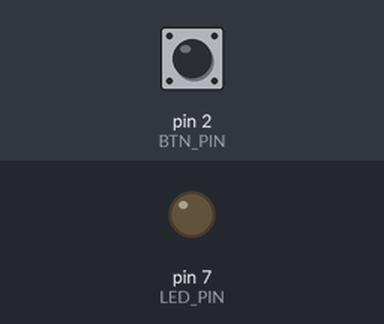
The sketch below on a simulated Arduino Uno, built with avr-gcc and run on an emulated ATmega328P. Parts: output pins drawn as LEDs (lit = HIGH). The test bench sets the inputs (shaded band); at power-on: pin 2 (BTN_PIN) LOW.

Above: at 1.2 s.
1.3 s: pin 2 (BTN_PIN) pulled HIGH for 0.15 s
At 1.37 s:
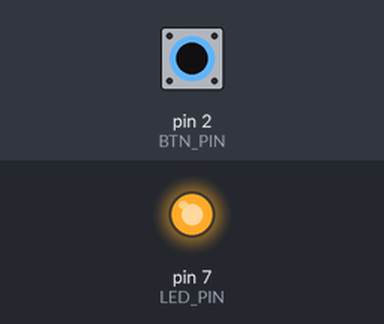
2.9 s: pin 2 (BTN_PIN) pulled HIGH for 3.2 s
At 7.4 s:
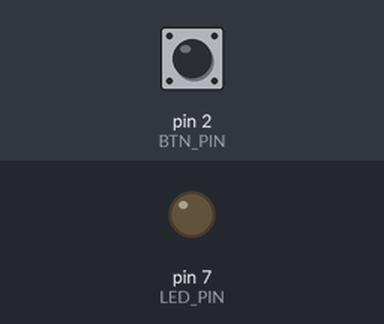
Timing chart, 0 to 8.9 s (numbered marks = the images above; inputs shaded):
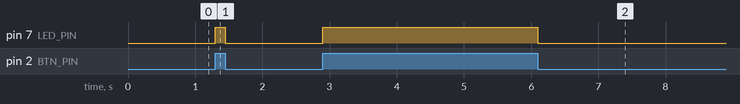

Measured:
- after the input at 1.3 s, pin 7 (LED_PIN): LOW → HIGH at once, → LOW 0.15 s later
- after the input at 2.9 s, pin 7 (LED_PIN): LOW → HIGH at once, → LOW 3.2 s later

The sketch:

PUSH_BTN_LED.ino
```cpp
#define BTN_PIN 2
#define LED_PIN 7
int ButtonState;
void setup() {
  Serial.begin(9600);
  pinMode(7,OUTPUT);
  pinMode(2,INPUT);

}

void loop() {
    digitalWrite(LED_PIN,digitalRead(BTN_PIN));
}
```
